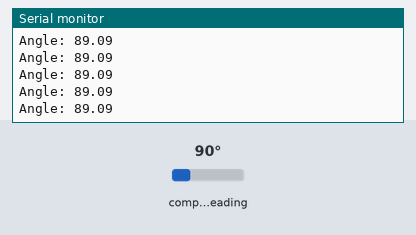
Bench run of a sketch on a simulated Arduino Leonardo, built for the host (arithmetic inside an expression is 32-bit, double 64-bit). Shown: the last lines printed to the serial monitor. The inputs (shaded band) are chosen by the test bench; at power-on: compass heading 90°. USB keyboard and mouse output is not drawn.

Above: at 1.2 s.
1.3 s: compass heading set to 7°
At 1.34 s:
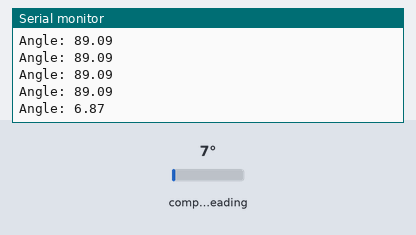
2.8 s: compass heading set to 180°
At 2.81 s:
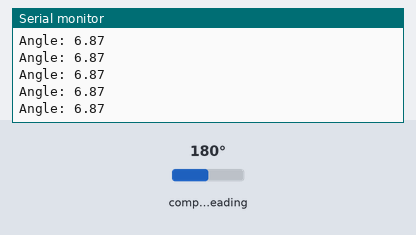
Timing chart, 0 to 5.8 s (numbered marks = the images above; inputs shaded):
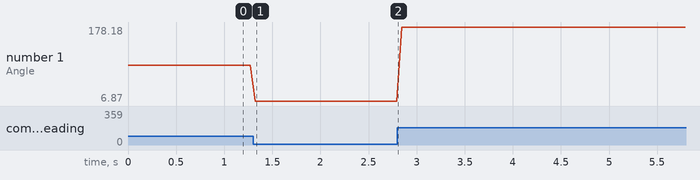

The sketch:

pedal_as5600.ino
```cpp
#include <Joystick.h>
#include <Wire.h>
#include <AS5600.h>

Joystick_ Joystick;
AMS_5600 ams5600;

#define zpos ams5600.getStartPosition()
#define mpos ams5600.getEndPosition()
#define rawAng ams5600.getRawAngle()

void setup() {

  Joystick.begin(115200);
  Wire.begin();
}

void loop()
{
    Serial.print("Angle: ");
    Serial.println(rawAng * 0.087);
    Joystick.setZAxis(map(rawAng, zpos, mpos, 0, 1023));

    delay(50);
}
```

Measured:
- after the input at 1.3 s, the serial monitor: prints a new line at once (image 1)
- plotted number 1: 89.09 → 6.87 after the input at 1.3 s, 6.87 → 178.18 after the input at 2.8 s
